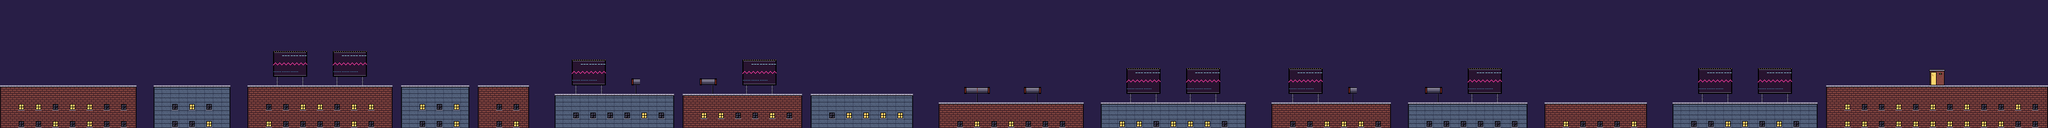

Tiled map render using the project's own tile images. Description and the map definition, with tile-layer contents summarised, below:
An orthogonal 240x15 tile map with 16x16 px tiles, 1 tile layer (Tiles) and 12 objects (6x Pigeon, 2x Beacon, Player, Stamp, Speed, ...).

<map version="1.10" tiledversion="1.11.2" orientation="orthogonal" renderorder="right-down" width="240" height="15" tilewidth="16" tileheight="16" infinite="0" nextlayerid="4" nextobjectid="13">
  <properties>
    <property name="index" value="2" type="int" />
    <property name="name" value="NEON MILE" />
    <property name="speed" value="34" type="int" />
    <property name="sky" value="1" type="int" />
  </properties>
  <tileset firstgid="1" source="../tileset.tsx" />
  <layer id="1" name="Tiles" width="240" height="15">
    <data>[3600 cells, 3600 non-empty, 35 distinct tile ids]</data>
  </layer>
  <objectgroup id="2" name="Spawns">
    <object id="1" name="Player" class="Player" x="96" y="160">
      <point />
    </object>
    <object id="2" name="Pigeon" class="Pigeon" x="160" y="144">
      <point />
      <properties>
        <property name="arg" value="0" type="int" />
      </properties>
    </object>
    <object id="3" name="Pigeon" class="Pigeon" x="176" y="144">
      <point />
      <properties>
        <property name="arg" value="1" type="int" />
      </properties>
    </object>
    <object id="4" name="Beacon" class="Beacon" x="1552" y="176">
      <point />
      <properties>
        <property name="arg" value="0" type="int" />
      </properties>
    </object>
    <object id="5" name="Pigeon" class="Pigeon" x="1616" y="160">
      <point />
      <properties>
        <property name="arg" value="0" type="int" />
      </properties>
    </object>
    <object id="6" name="Pigeon" class="Pigeon" x="1632" y="160">
      <point />
      <properties>
        <property name="arg" value="1" type="int" />
      </properties>
    </object>
    <object id="7" name="Stamp" class="Stamp" x="1824" y="128">
      <point />
      <properties>
        <property name="arg" value="0" type="int" />
      </properties>
    </object>
    <object id="8" name="Speed" class="Speed" x="2336" y="0">
      <point />
      <properties>
        <property name="arg" value="38" type="int" />
      </properties>
    </object>
    <object id="9" name="Beacon" class="Beacon" x="2928" y="192">
      <point />
      <properties>
        <property name="arg" value="0" type="int" />
      </properties>
    </object>
    <object id="10" name="Pigeon" class="Pigeon" x="2992" y="176">
      <point />
      <properties>
        <property name="arg" value="0" type="int" />
      </properties>
    </object>
    <object id="11" name="Pigeon" class="Pigeon" x="3008" y="176">
      <point />
      <properties>
        <property name="arg" value="1" type="int" />
      </properties>
    </object>
    <object id="12" name="Mate" class="Mate" x="3616" y="160">
      <point />
      <properties>
        <property name="arg" value="0" type="int" />
      </properties>
    </object>
  </objectgroup>
</map>
